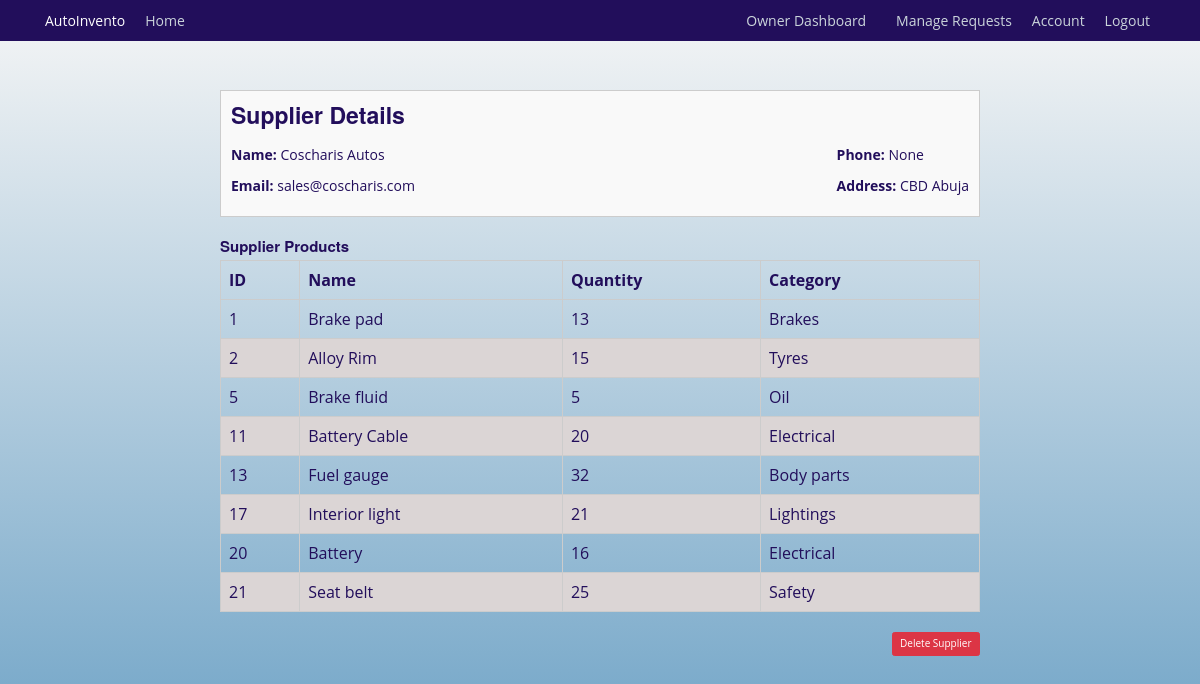
The app's page /suppliers/view/1 (signed in), older data.
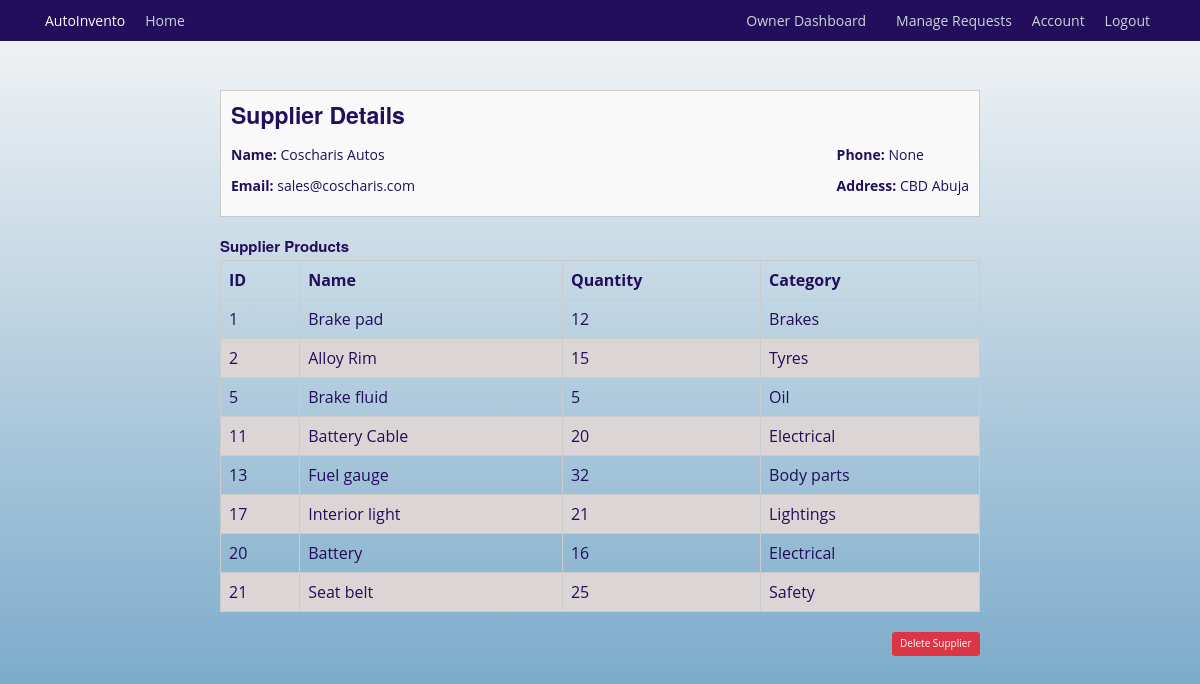
The same page, newer data.
### autoinvento/models.py (models this page shows, shortened)
class InventoryItem(db.Model):
    id = db.Column(db.Integer, primary_key=True)
    name = db.Column(db.String(128), unique=True, nullable=False, index=True)
    quantity = db.Column(db.Integer, nullable=False)
    category = db.Column(db.String(50), nullable=False)
    low_stock_threshold = db.Column(db.Integer, default=10)
    date_added = db.Column(db.DateTime, default=datetime.utcnow)
    supplier_id = db.Column(db.Integer, db.ForeignKey('supplier.id'))
    supplier = db.relationship('Supplier', back_populates='items')
    usage_logs = db.relationship('UsageLog', back_populates='items', cascade='all, delete-orphan')
    notifications = db.relationship('Notification', back_populates='items', cascade='all, delete-orphan')
    requests = db.relationship('InventoryRequest', back_populates='requested_item')

### autoinvento/suppliers/routes.py (the view)
@supplier.route('/suppliers/view/<int:supplier_id>', methods=['GET', 'POST'])
@login_required
def view_supplier(supplier_id):
    supplier = Supplier.query.get_or_404(supplier_id)
    supplier_products = InventoryItem.query.filter_by(supplier_id=supplier.id).all()
    return render_template('view_supplier.html', title=supplier.name, supplier=supplier, supplier_products=supplier_products)

### autoinvento/models.py (called while the page is built)
@login_manager.user_loader
def load_user(mechanic_id):
    return Mechanics.query.get(int(mechanic_id))

### autoinvento/templates/view_supplier.html (shortened to what this page needs)
{% extends "base.html" %}
{% block content %}
    <div class="invoice-container">
        <div class="invoice-info">
            <div class="invoice-details">
                <h3>Supplier Details</h3>
                <div class="billing-info mt-4">
                    <div>
                        <p><strong>Name:</strong> {{ supplier.name }}</p>
                        <p><strong>Email:</strong> {{ supplier.email }}</p>
                    </div>
                    <div>
                        <p><strong>Phone:</strong> {{ supplier.phone_number }}</p>
                        <p><strong>Address:</strong> {{ supplier.contact }}</p>
                    </div>
                </div>
            </div>
        </div>
        <div class="invoice-table">
            <h4>Supplier Products</h4>
            <table>
                <thead>
                    <tr>
                        <th>ID</th>
                        <th>Name</th>
                        <th>Quantity</th>
                        <th>Category</th>
                    </tr>
                </thead>
                <tbody>
                    {% for item in supplier_products %}
                    <tr>
                        <td>{{ item.id }}</td>
                        <td>{{ item.name }}</td>
                        <td>{{ item.quantity }}</td>
                        <td>{{ item.category }}</td>
                    </tr>
                    {% endfor %}
                </tbody>
            </table>
        </div>
        <div class="invoice-total">
            <button type="button" class="btn btn-danger" data-bs-toggle="modal" data-bs-target="#deleteModal">
                Delete Supplier
            </button>
        </div>
    </div>
{% endblock content %}

Row changes from the older to the newer data that the page shows:
changed InventoryItem "Brake pad": quantity "13" → "12"
